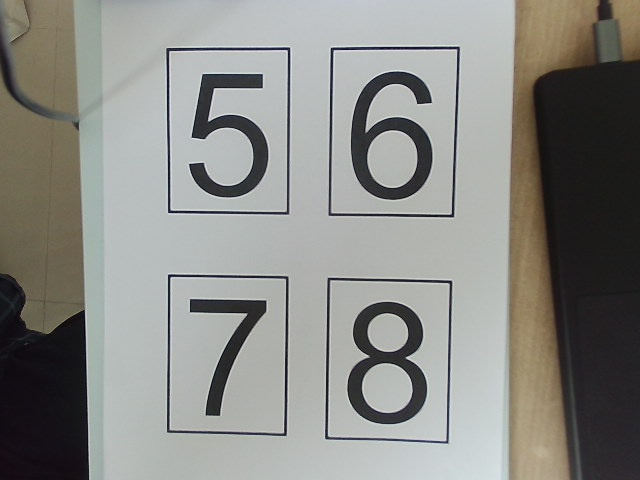
#> input picture svm_class/567.jpg, 640 x 480 px
$ python ROI.py
#> lines starting #> are read from the running program, lines starting #| are printed output that depends on the picture; after the words box and inside, x2 and y2 are one past the last pixel; in counts of white or black regions, pixels touching at a corner belong together
import cv2
import numpy as np
from tensorflow import keras
from imutils.perspective import four_point_transform

# HSV域
l_g = np.array([0, 0, 0])
u_g = np.array([180, 255, 115])
peri = 10
j = 4


def nothing():
    pass


# HSV域调整时开启
if 1 == 0:
    # HSV滑块定义
    cv2.namedWindow("Tracking")
    cv2.createTrackbar("LH", "Tracking", 0, 255, nothing)
    cv2.createTrackbar("LS", "Tracking", 0, 255, nothing)
    cv2.createTrackbar("LV", "Tracking", 0, 255, nothing)
    cv2.createTrackbar("UH", "Tracking", 0, 180, nothing)
    cv2.createTrackbar("US", "Tracking", 0, 255, nothing)
    cv2.createTrackbar("UV", "Tracking", 0, 255, nothing)


# HSV调整函数
def HSV_config():
    # 滑块数值读取
    l_h = cv2.getTrackbarPos("LH", "Tracking")
    l_s = cv2.getTrackbarPos("LS", "Tracking")
    l_v = cv2.getTrackbarPos("LV", "Tracking")
    u_h = cv2.getTrackbarPos("UH", "Tracking")
    u_s = cv2.getTrackbarPos("US", "Tracking")
    u_v = cv2.getTrackbarPos("UV", "Tracking")
    # 滑块数值修改相应HSV值
    l_g_c = np.array([l_h, l_s, l_v])
    u_g_c = np.array([u_h, u_s, u_v])
    return l_g_c, u_g_c


# 图像处理函数
def imageProcessing(img):
    # 膨胀算法，设置4*4方形卷积核
    kernel = cv2.getStructuringElement(cv2.MORPH_RECT, (4, 4))
    dilation = cv2.dilate(img, kernel)
    cv2.imshow('dilation', img)
    return img


# 数字ROI分割，原始训练图像保存函数
def ROIdef_and_save(img):
    # 轮廓识别
    contours, _ = cv2.findContours(img, cv2.RETR_EXTERNAL, cv2.CHAIN_APPROX_SIMPLE)
    # 绘制轮廓
    cv2.drawContours(frame, contours, -1, (0, 0, 255))
    if len(contours) > 0:
        for i in range(len(contours)):
            area = cv2.contourArea(contours[i])
            if area > 19000:
                # 将传入轮廓多边形拟合，返回多边形点
                approx = cv2.approxPolyDP(contours[i], peri, True)
                # 连点成线，绘制多边形
                cv2.polylines(approxs, [approx], True, (255, 0, 0), 1)
                if approx.shape[0] == 4:
                    approx = approx.reshape(4, 2)
                    if approx is not None:
                        transformed_gray_single_num = four_point_transform(img, approx)
                        cv2.imshow("1", transformed_gray_single_num)


def removeFrame(img):
    for i in range(32):
        if i == 0 or i == 31:
            for j in range(32):
                img[i][j] = 0
        else:
            img[i][0] = 0
            img[i][31] = 0
    return img


frame = cv2.imread('567.jpg')
#> frame is the input picture: shape (480, 640, 3); mean B, G, R 133.5, 137.8, 137.6
gray = cv2.cvtColor(frame, cv2.COLOR_BGR2HSV)
#> gray: shape (480, 640, 3); mean H, S, V 71, 24.9, 141
# HSV域调整时开启
if 1 == 0:
    l_g, u_g = HSV_config()
mask = cv2.inRange(gray, l_g, u_g)
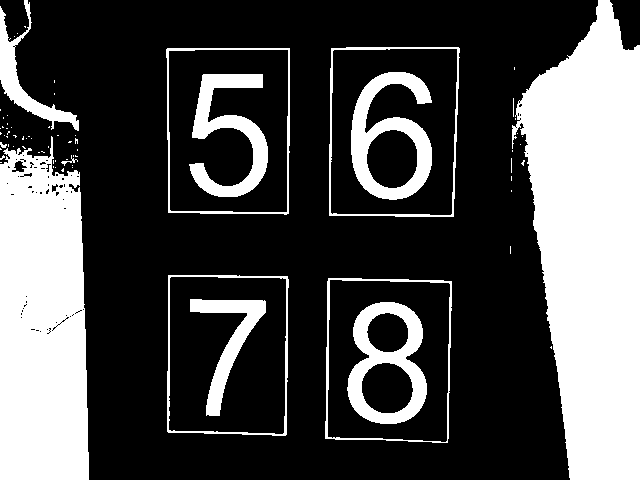
#> mask: shape (480, 640); 30% white; 74 white regions (61 under 20 px)
cv2.imshow("mask", mask)
# 图像优化处理开启
if 1 == 0:
    imageProcessing(mask)
# ROIdef_and_save(mask)
contours, _ = cv2.findContours(mask, cv2.RETR_EXTERNAL, cv2.CHAIN_APPROX_SIMPLE)
#> contours = 70 contours, 63 with area under 20; largest, box (x1, y1, x2, y2) and area: (512, 0, 640, 480) 41832, (0, 136, 89, 480) 26580, (329, 47, 460, 217) 21240, (166, 48, 290, 215) 19972, (325, 278, 452, 443) 19771, (167, 275, 289, 436) 18792, (0, 0, 79, 131) 1917
# 绘制轮廓
cv2.drawContours(frame, contours, -1, (0, 0, 255))
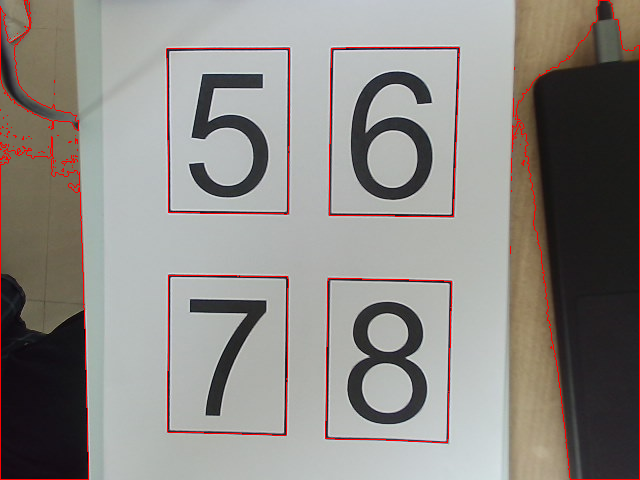
#> frame: shape (480, 640, 3); 1.67% of pixels changed, all inside (x1, y1, x2, y2) = (0, 0, 640, 480)
if len(contours) > 0:
    for i in range(len(contours)):
        area = cv2.contourArea(contours[i])
        if area > 16000:
            # 将传入轮廓多边形拟合，返回多边形点
            approx = cv2.approxPolyDP(contours[i], peri, True)
            # 连点成线，绘制多边形
            cv2.polylines(frame, [approx], True, (255, 0, 0), 1)
            if approx.shape[0] == 4:
                approx = approx.reshape(4, 2)
                if approx is not None:
                    writePath = "D:/OpenCV/DEEP/output/" + str(j + 1) + ".jpg"
                    transformed_gray_single_num = four_point_transform(mask, approx)
                    # cv2.imshow(str(i), transformed_gray_single_num)
                    transformed_gray_single_num = cv2.resize(transformed_gray_single_num, (32, 32))
                    train_img=removeFrame(transformed_gray_single_num)
                    cv2.imshow(str(i),train_img)
                    # cv2.imwrite(writePath, transformed_gray_single_num)
                    j = j + 1
#> this loop made 70 passes
#> (area, approx, writePath) on passes 2, 3, 63, 64: (19771, [[328, 278], [325, 438], [447, 442], [451, 281]], 'D:/OpenCV/DEEP/output/5.jpg'), (18792, [[168, 275], [167, 431], [285, 435], [287, 276]], 'D:/OpenCV/DEEP/output/6.jpg'), (19971.5, [[167, 48], [168, 212], [288, 213], [289, 48]], 'D:/OpenCV/DEEP/output/7.jpg'), (21240.5, [[331, 48], [329, 215], [453, 216], [459, 48]], 'D:/OpenCV/DEEP/output/8.jpg')
#> area on passes 38, 69: 26580, 41832.5
#> pass 2, `transformed_gray_single_num = four_point_transform(mask, approx)`:
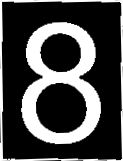
#> transformed_gray_single_num: shape (161, 123); min 0, max 255, mean 69.8
#> pass 2, `train_img=removeFrame(transformed_gray_single_num)`:
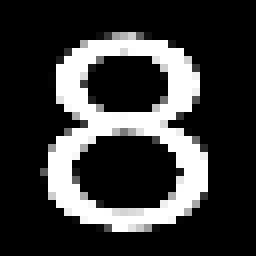
#> train_img: shape (32, 32) (shown 8 times larger); min 0, max 255, mean 56.2
#> pass 3, `transformed_gray_single_num = four_point_transform(mask, approx)`:
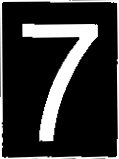
#> transformed_gray_single_num: shape (159, 119); min 0, max 255, mean 49.1
#> after the loop:
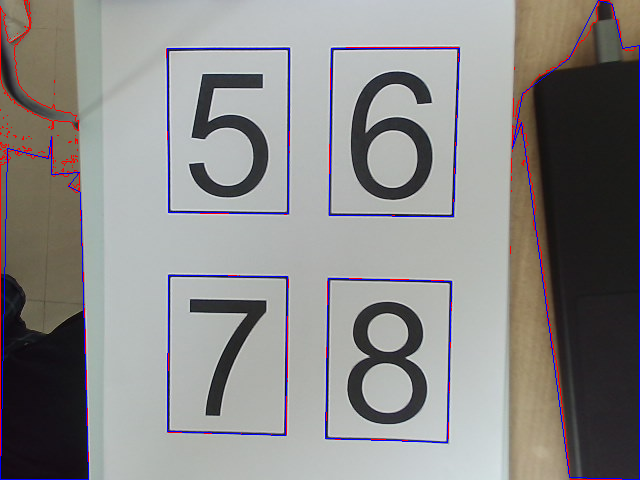
#> frame: shape (480, 640, 3); 1.38% of pixels changed, all inside (x1, y1, x2, y2) = (0, 0, 640, 480)
#> after the loop:
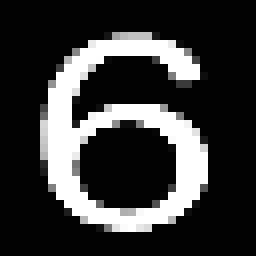
#> train_img: shape (32, 32) (shown 8 times larger); min 0, max 255, mean 55.1
#> after the loop, j = 8

cv2.imshow("frame",frame)
cv2.waitKey(0)
cv2.destroyAllWindows()
